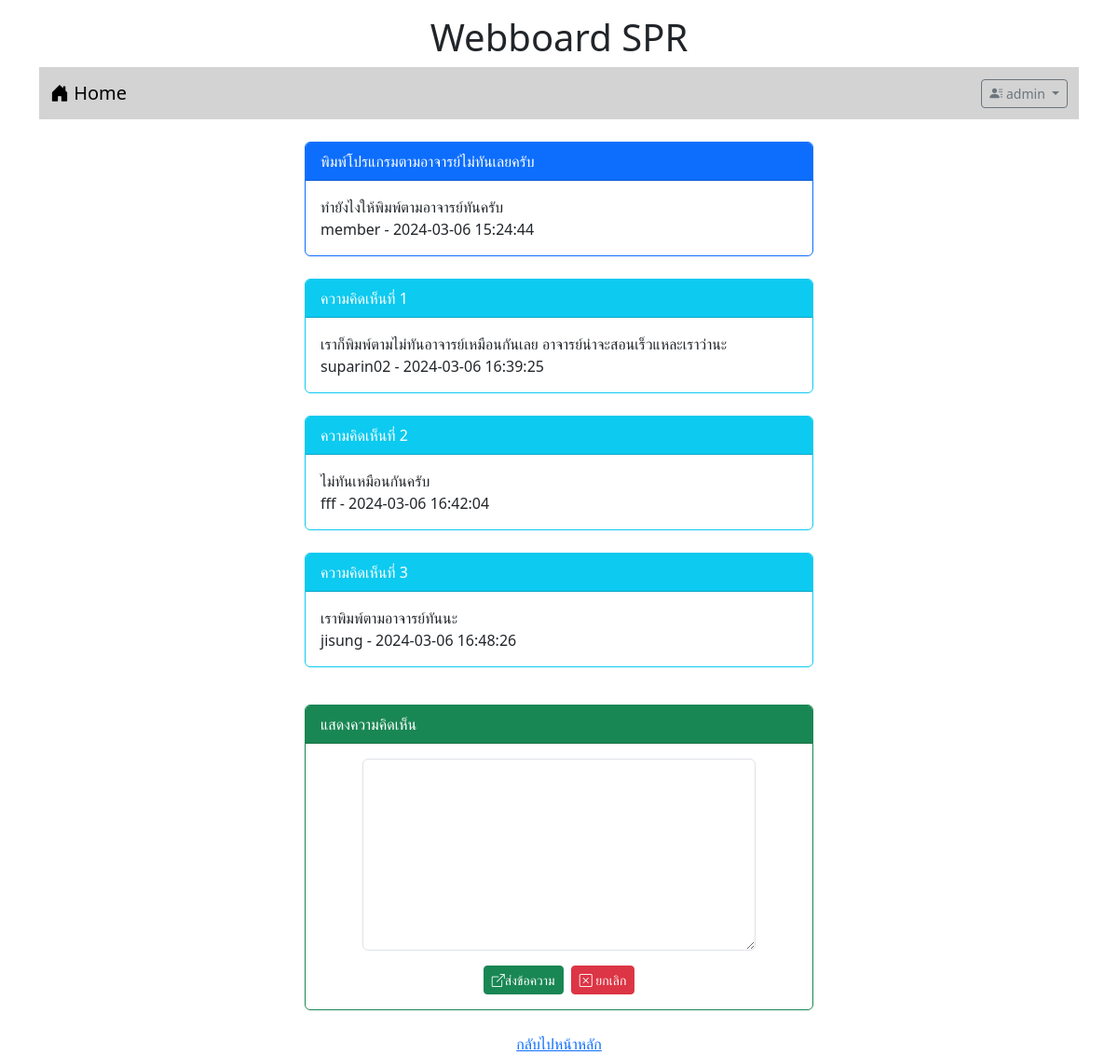
Screenshot of /post.php?id=4 (signed in) with the database file from the repository.
### tables this page shows
CREATE TABLE `post` (
  `id` int(11) NOT NULL,
  `title` varchar(128) NOT NULL,
  `content` varchar(2048) NOT NULL,
  `post_date` datetime NOT NULL,
  `cat_id` int(11) NOT NULL,
  `user_id` int(11) NOT NULL
);

CREATE TABLE `user` (
  `id` int(11) NOT NULL,
  `login` varchar(32) NOT NULL,
  `password` varchar(64) NOT NULL,
  `name` varchar(64) NOT NULL,
  `gender` char(1) NOT NULL,
  `email` varchar(32) NOT NULL,
  `role` char(1) NOT NULL
);

CREATE TABLE `comment` (
  `id` int(11) NOT NULL,
  `content` varchar(20148) NOT NULL,
  `post_date` datetime NOT NULL,
  `user_id` int(11) NOT NULL,
  `post_id` int(11) NOT NULL
);

### post.php (the view, shortened to what this page needs)
<!DOCTYPE html>
<html lang="en">
<head>
    <link rel="stylesheet" href="bootstrap-5.3.2-dist/css/bootstrap.min.css">
    <link rel="stylesheet" href="https://cdn.jsdelivr.net/npm/bootstrap-icons@1.11.3/font/bootstrap-icons.min.css">
</head>
<body>
    <div class="container-lg">
        <h1 style="text-align: center;" class="mt-3">Webboard SPR</h1>
        <?php include "nav.php" ?>
        <div class="row mt-4">
            <div class="col-lg-3 col-md-2 col-sm-1"></div>
            <div class="col-lg-6 col-md-8 col-sm-10">
            <?php
                $conn = new PDO("mysql:host=localhost;dbname=webboard;charset=utf8","root","");
                $sql = "select post.title,post.content,post.post_date,user.login
                from post inner join user on (post.user_id=user.id) where post.id=$_GET[id]";
                $result = $conn->query($sql);
                while($row=$result->fetch()){
                    echo "<div class='card border-primary'>";
                    echo "<div class='card-header bg-primary text-white'>$row[0]</div>";
                    echo "<div class='card-body'>$row[1]<br>$row[3] - $row[2]</div>";
                    echo "</div>";
                }
            ?>
            <br>
            <?php
                $conn = new PDO("mysql:host=localhost;dbname=webboard;charset=utf8","root","");
                $sql = "select comment.content,comment.post_date,user.login
                from comment inner join user on (comment.user_id=user.id) where comment.post_id=$_GET[id]";
                $result = $conn->query($sql);
                $i = 1;
                while($row=$result->fetch()){
                    echo "<div class='card border-info'>";
                    echo "<div class='card-header bg-info text-white'>ความคิดเห็นที่ $i</div>";
                    echo "<div class='card-body'>$row[0]<br>$row[2] - $row[1]</div>";
                    echo "</div><br>";
                    $i = $i+1;
                }
            ?>
                <?php if(isset($_SESSION['id'])){ ?>
                <div class="card border-success mt-3">
                    <div class="card-header bg-success text-white">
                        แสดงความคิดเห็น</div>
                <div class="card-body">
                    <form action="post_save.php" method="post">
                        <div class="row mb-3 justify-content-center">
                            <div class="col-lg-10">
                                <textarea name="comment" rows="8" class="form-control" require></textarea>
                            </div>
                        </div>
                        <div class="row">
                            <div class="col-lg-12 d-flex justify-content-center">
                                <button type="submit" class="btn btn-success btn-sm text-white">
                                    <i class="bi bi-box-arrow-up-right"></i>ส่งข้อความ
                                </button>
                                <button type="reset" class="btn btn-danger btn-sm ms-2">
                                <i class="bi bi-x-square"></i> ยกเลิก</button>
                            </div>
                        </div>
                    </form>
                </div>
            </div>
            <?php } ?>
            <br>
            </div>
            <div class="col-lg-3 col-md-2 col-sm-1"></div>
        </div>
    </div>
    <div style="text-align: center;"><a href="index.php">กลับไปหน้าหลัก</a></div>
</body>
</html>

### rows the page displays
post: title "พิมพ์โปรแกรมตามอาจารย์ไม่ทันเลยครับ", content "ทำยังไงให้พิมพ์ตามอาจารย์ทันครับ", user.login "member", post_date "2024-03-06 15:24:44"
comment: content "เราก็พิมพ์ตามไม่ทันอาจารย์เหมือนกันเลย อาจารย์น่าจะสอนเร็วแหละเราว่านะ", user.login "suparin02", post_date "2024-03-06 16:39:25"
comment: content "ไม่ทันเหมือนกันครับ", user.login "fff", post_date "2024-03-06 16:42:04"
comment: content "เราพิมพ์ตามอาจารย์ทันนะ", user.login "jisung", post_date "2024-03-06 16:48:26"

### other values shown
$_SESSION['username'] "admin"
